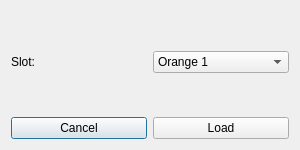
<?xml version="1.0" encoding="UTF-8"?>
<ui version="4.0">
 <class>LoadFromAmp</class>
 <widget class="QDialog" name="LoadFromAmp">
  <property name="geometry">
   <rect>
    <x>0</x>
    <y>0</y>
    <width>300</width>
    <height>150</height>
   </rect>
  </property>
  <property name="windowTitle">
   <string>Load from Amplifier</string>
  </property>
  <layout class="QVBoxLayout" name="verticalLayout">
   <item>
    <spacer name="verticalSpacer">
     <property name="orientation">
      <enum>Qt::Vertical</enum>
     </property>
     <property name="sizeHint" stdset="0">
      <size>
       <width>20</width>
       <height>40</height>
      </size>
     </property>
    </spacer>
   </item>
   <item>
    <layout class="QHBoxLayout" name="horizontalLayout">
     <item>
      <widget class="QLabel" name="label">
       <property name="text">
        <string>Slot:</string>
       </property>
      </widget>
     </item>
     <item>
      <widget class="QComboBox" name="comboBox">
       <item>
        <property name="text">
         <string>Orange 1</string>
        </property>
       </item>
       <item>
        <property name="text">
         <string>Orange 2</string>
        </property>
       </item>
       <item>
        <property name="text">
         <string>Orange 3</string>
        </property>
       </item>
       <item>
        <property name="text">
         <string>Orange 4</string>
        </property>
       </item>
       <item>
        <property name="text">
         <string>Orange 5</string>
        </property>
       </item>
       <item>
        <property name="text">
         <string>Orange 6</string>
        </property>
       </item>
       <item>
        <property name="text">
         <string>Orange 7</string>
        </property>
       </item>
       <item>
        <property name="text">
         <string>Orange 8</string>
        </property>
       </item>
       <item>
        <property name="text">
         <string>Green 1</string>
        </property>
       </item>
       <item>
        <property name="text">
         <string>Green 2</string>
        </property>
       </item>
       <item>
        <property name="text">
         <string>Green 3</string>
        </property>
       </item>
       <item>
        <property name="text">
         <string>Green 4</string>
        </property>
       </item>
       <item>
        <property name="text">
         <string>Green 5</string>
        </property>
       </item>
       <item>
        <property name="text">
         <string>Green 6</string>
        </property>
       </item>
       <item>
        <property name="text">
         <string>Green 7</string>
        </property>
       </item>
       <item>
        <property name="text">
         <string>Green 8</string>
        </property>
       </item>
       <item>
        <property name="text">
         <string>Red 1</string>
        </property>
       </item>
       <item>
        <property name="text">
         <string>Red 2</string>
        </property>
       </item>
       <item>
        <property name="text">
         <string>Red 3</string>
        </property>
       </item>
       <item>
        <property name="text">
         <string>Red 4</string>
        </property>
       </item>
       <item>
        <property name="text">
         <string>Red 5</string>
        </property>
       </item>
       <item>
        <property name="text">
         <string>Red 6</string>
        </property>
       </item>
       <item>
        <property name="text">
         <string>Red 7</string>
        </property>
       </item>
       <item>
        <property name="text">
         <string>Red 8</string>
        </property>
       </item>
      </widget>
     </item>
    </layout>
   </item>
   <item>
    <spacer name="verticalSpacer_2">
     <property name="orientation">
      <enum>Qt::Vertical</enum>
     </property>
     <property name="sizeHint" stdset="0">
      <size>
       <width>17</width>
       <height>32</height>
      </size>
     </property>
    </spacer>
   </item>
   <item>
    <layout class="QHBoxLayout" name="horizontalLayout_2">
     <item>
      <widget class="QPushButton" name="pushButton_2">
       <property name="text">
        <string>Cancel</string>
       </property>
      </widget>
     </item>
     <item>
      <widget class="QPushButton" name="pushButton">
       <property name="text">
        <string>Load</string>
       </property>
      </widget>
     </item>
    </layout>
   </item>
  </layout>
 </widget>
 <resources/>
 <connections/>
</ui>
